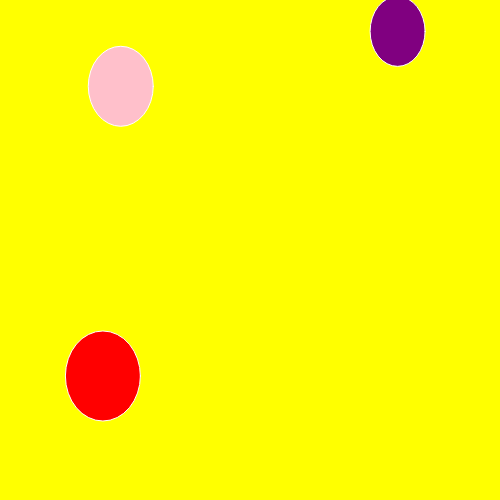
Frame 1 (no input)
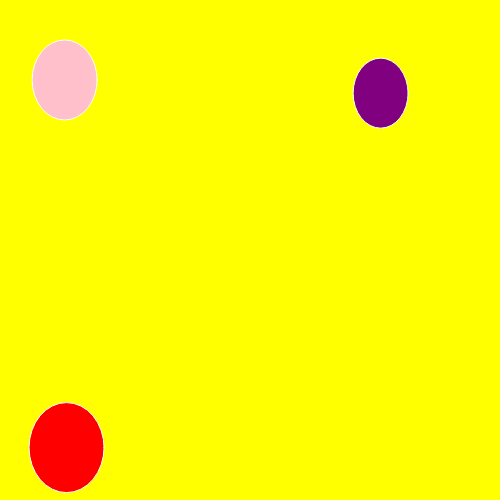
Frame 60 (no input)
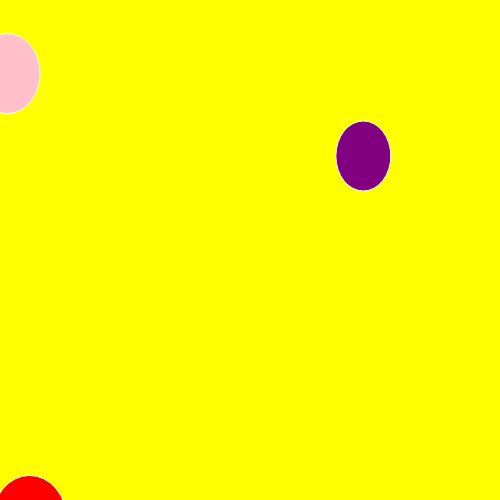
Frame 120 (the mouse pressed at the canvas centre since frame 60)

The p5.js sketch that drew these frames (run headless with seeded random() and noise() and a simulated clock; from frame 60 on, the mouse is pressed at the canvas centre):

// p5.js sketch
// ── sketch.js
var balloon1, balloon2, balloon3;

function setup() {
  createCanvas(500,500);
  balloon1 = new Bubble();
  balloon2 = new Bubble();
  balloon3 = new Bubble();
  
}

function draw() {
  background('yellow');
  
  //random(200,400);
  balloon1.move();
  balloon1.radius= 5;
  balloon1.width = 75;
  balloon1.height = 90;
  balloon1.color=('red');
  balloon1.display();
  
  //random(400,200);
  balloon2.move();
  balloon2.width = 65;
  balloon2.height = 80;
  balloon2.color=('pink');
  balloon2.display();
  
  //random(10,200);
  balloon3.move();
  balloon3.width = 55;
  balloon3.height = 70;
  balloon3.color=('purple');
  balloon3.display();
  
}
// ── Bubble.js
class Bubble {
  
  constructor() { 
  
    var radius = random(10,100);
    this.x = random(0, width);
    this.y = random(0, height);
    this.width = radius;
    this.height = radius;
    this.color = "white";
    this.velocityX = random(-2, +2);
    this.velocityY= random(-2, +2);
    
    this.display = function() {
      stroke(255);
      fill(this.color);
      ellipse(this.x, this.y, this.width, this.height);
    }
    
    this.move = function() {
      this.x = this.x + this.velocityX;
      this.y = this.y + this.velocityY;
    }
      
  }
}
